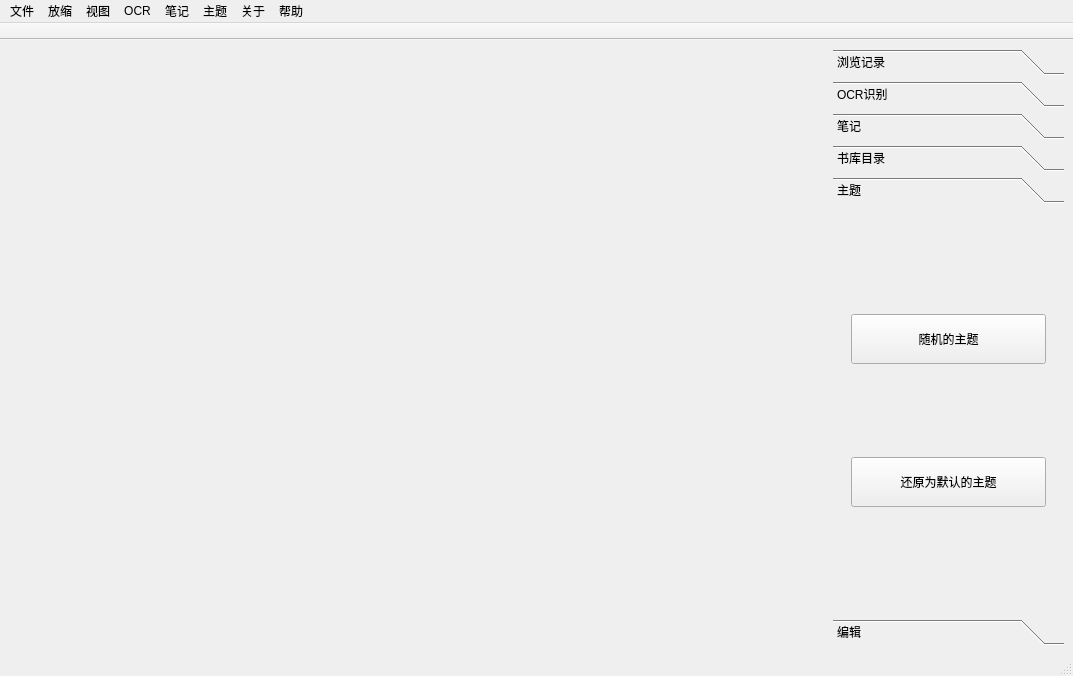
<?xml version="1.0" encoding="UTF-8"?>
<ui version="4.0">
 <class>MainWindow</class>
 <widget class="QMainWindow" name="MainWindow">
  <property name="geometry">
   <rect>
    <x>0</x>
    <y>0</y>
    <width>1073</width>
    <height>676</height>
   </rect>
  </property>
  <property name="focusPolicy">
   <enum>Qt::NoFocus</enum>
  </property>
  <property name="windowTitle">
   <string>MainWindow</string>
  </property>
  <widget class="QWidget" name="centralwidget">
   <layout class="QHBoxLayout" name="horizontalLayout">
    <item>
     <widget class="QWidget" name="pdf_view_frame" native="true">
      <layout class="QVBoxLayout" name="verticalLayout">
       <item>
        <widget class="CCPDF_View" name="pdf_view" native="true">
         <property name="minimumSize">
          <size>
           <width>800</width>
           <height>500</height>
          </size>
         </property>
        </widget>
       </item>
      </layout>
     </widget>
    </item>
    <item>
     <widget class="QToolBox" name="hyperWidget">
      <property name="minimumSize">
       <size>
        <width>100</width>
        <height>0</height>
       </size>
      </property>
      <property name="maximumSize">
       <size>
        <width>300</width>
        <height>16777215</height>
       </size>
      </property>
      <property name="currentIndex">
       <number>4</number>
      </property>
      <widget class="QWidget" name="historyPage">
       <property name="geometry">
        <rect>
         <x>0</x>
         <y>0</y>
         <width>231</width>
         <height>418</height>
        </rect>
       </property>
       <attribute name="icon">
        <iconset resource="icons.qrc">
         <normaloff>:/windowIcon/icon/history.ico</normaloff>:/windowIcon/icon/history.ico</iconset>
       </attribute>
       <attribute name="label">
        <string>浏览记录</string>
       </attribute>
       <layout class="QHBoxLayout" name="horizontalLayout_3">
        <item>
         <widget class="QWidget" name="widget_filehist" native="true">
          <layout class="QHBoxLayout" name="horizontalLayout_2">
           <item>
            <widget class="QTableWidget" name="tableWidget_filehist"/>
           </item>
          </layout>
         </widget>
        </item>
       </layout>
      </widget>
      <widget class="QWidget" name="OCRPage">
       <property name="geometry">
        <rect>
         <x>0</x>
         <y>0</y>
         <width>231</width>
         <height>418</height>
        </rect>
       </property>
       <attribute name="icon">
        <iconset resource="icons.qrc">
         <normaloff>:/toolbar_icon/pic/OCR_current.png</normaloff>:/toolbar_icon/pic/OCR_current.png</iconset>
       </attribute>
       <attribute name="label">
        <string>OCR识别</string>
       </attribute>
       <layout class="QVBoxLayout" name="verticalLayout_3">
        <item>
         <widget class="QPushButton" name="btn_configMission">
          <property name="minimumSize">
           <size>
            <width>200</width>
            <height>50</height>
           </size>
          </property>
          <property name="text">
           <string>打开OCR配置</string>
          </property>
          <property name="icon">
           <iconset resource="icons.qrc">
            <normaloff>:/toolbar_icon/pic/ocr_settings.png</normaloff>:/toolbar_icon/pic/ocr_settings.png</iconset>
          </property>
         </widget>
        </item>
        <item>
         <widget class="QPushButton" name="btn_startMissionDirect">
          <property name="enabled">
           <bool>true</bool>
          </property>
          <property name="minimumSize">
           <size>
            <width>200</width>
            <height>50</height>
           </size>
          </property>
          <property name="text">
           <string>开始OCR识别</string>
          </property>
          <property name="icon">
           <iconset resource="icons.qrc">
            <normaloff>:/toolbar_icon/pic/OCR_current.png</normaloff>:/toolbar_icon/pic/OCR_current.png</iconset>
          </property>
         </widget>
        </item>
        <item>
         <widget class="QPushButton" name="btn_clip">
          <property name="minimumSize">
           <size>
            <width>0</width>
            <height>50</height>
           </size>
          </property>
          <property name="text">
           <string>将识别内容复制到剪贴板中</string>
          </property>
          <property name="icon">
           <iconset resource="icons.qrc">
            <normaloff>:/toolbar_icon/pic/clipboard.png</normaloff>:/toolbar_icon/pic/clipboard.png</iconset>
          </property>
         </widget>
        </item>
        <item>
         <widget class="QPlainTextEdit" name="ocrResultTextEdit"/>
        </item>
       </layout>
      </widget>
      <widget class="QWidget" name="page">
       <property name="geometry">
        <rect>
         <x>0</x>
         <y>0</y>
         <width>231</width>
         <height>418</height>
        </rect>
       </property>
       <attribute name="icon">
        <iconset resource="icons.qrc">
         <normaloff>:/toolbar_icon/pic/notebookOpenAdd.png</normaloff>:/toolbar_icon/pic/notebookOpenAdd.png</iconset>
       </attribute>
       <attribute name="label">
        <string>笔记</string>
       </attribute>
       <layout class="QVBoxLayout" name="verticalLayout_5">
        <item>
         <widget class="QWidget" name="widget" native="true">
          <layout class="QGridLayout" name="gridLayout">
           <item row="1" column="1">
            <widget class="QPushButton" name="btn_bindNote">
             <property name="minimumSize">
              <size>
               <width>0</width>
               <height>50</height>
              </size>
             </property>
             <property name="text">
              <string>绑定本地笔记</string>
             </property>
             <property name="checkable">
              <bool>false</bool>
             </property>
            </widget>
           </item>
           <item row="2" column="1">
            <widget class="QPushButton" name="btn_switch">
             <property name="minimumSize">
              <size>
               <width>0</width>
               <height>50</height>
              </size>
             </property>
             <property name="text">
              <string>更换绑定的笔记</string>
             </property>
            </widget>
           </item>
           <item row="1" column="0">
            <widget class="QPushButton" name="btn_addOrOpenNotes">
             <property name="minimumSize">
              <size>
               <width>0</width>
               <height>50</height>
              </size>
             </property>
             <property name="text">
              <string>创建笔记</string>
             </property>
            </widget>
           </item>
           <item row="2" column="0">
            <widget class="QPushButton" name="btn_releaseNotes">
             <property name="minimumSize">
              <size>
               <width>0</width>
               <height>50</height>
              </size>
             </property>
             <property name="text">
              <string>解绑笔记</string>
             </property>
            </widget>
           </item>
           <item row="0" column="0" colspan="2">
            <widget class="QLineEdit" name="noteBookPathEdit">
             <property name="enabled">
              <bool>false</bool>
             </property>
            </widget>
           </item>
          </layout>
         </widget>
        </item>
        <item>
         <widget class="QWidget" name="widget_2" native="true">
          <layout class="QVBoxLayout" name="verticalLayout_4">
           <item>
            <widget class="QPushButton" name="btn_addNoteHandle">
             <property name="minimumSize">
              <size>
               <width>0</width>
               <height>50</height>
              </size>
             </property>
             <property name="text">
              <string>添加笔记工具</string>
             </property>
            </widget>
           </item>
           <item>
            <widget class="QPushButton" name="btn_checkHandle">
             <property name="minimumSize">
              <size>
               <width>0</width>
               <height>50</height>
              </size>
             </property>
             <property name="text">
              <string>查看当前的笔记工具配置</string>
             </property>
            </widget>
           </item>
           <item>
            <widget class="QPushButton" name="btn_removeBtnHandle">
             <property name="minimumSize">
              <size>
               <width>0</width>
               <height>50</height>
              </size>
             </property>
             <property name="text">
              <string>移除笔记工具</string>
             </property>
            </widget>
           </item>
          </layout>
         </widget>
        </item>
       </layout>
      </widget>
      <widget class="QWidget" name="bookModelPage">
       <property name="geometry">
        <rect>
         <x>0</x>
         <y>0</y>
         <width>231</width>
         <height>418</height>
        </rect>
       </property>
       <attribute name="icon">
        <iconset resource="icons.qrc">
         <normaloff>:/windowIcon/icon/booklib.ico</normaloff>:/windowIcon/icon/booklib.ico</iconset>
       </attribute>
       <attribute name="label">
        <string>书库目录</string>
       </attribute>
       <layout class="QHBoxLayout" name="horizontalLayout_4">
        <item>
         <widget class="QTreeView" name="treeView_library"/>
        </item>
       </layout>
      </widget>
      <widget class="QWidget" name="theme_page">
       <attribute name="icon">
        <iconset resource="icons.qrc">
         <normaloff>:/toolbar_icon/pic/styleSwitch.png</normaloff>:/toolbar_icon/pic/styleSwitch.png</iconset>
       </attribute>
       <attribute name="label">
        <string>主题</string>
       </attribute>
       <layout class="QVBoxLayout" name="verticalLayout_7">
        <item>
         <widget class="QWidget" name="theme_btns_widget" native="true">
          <layout class="QVBoxLayout" name="verticalLayout_6">
           <item>
            <widget class="QPushButton" name="btn_randStyle">
             <property name="minimumSize">
              <size>
               <width>0</width>
               <height>50</height>
              </size>
             </property>
             <property name="text">
              <string>随机的主题</string>
             </property>
             <property name="icon">
              <iconset resource="icons.qrc">
               <normaloff>:/toolbar_icon/pic/styleSwitch.png</normaloff>:/toolbar_icon/pic/styleSwitch.png</iconset>
             </property>
            </widget>
           </item>
           <item>
            <widget class="QPushButton" name="btn_setClearTheme">
             <property name="minimumSize">
              <size>
               <width>0</width>
               <height>50</height>
              </size>
             </property>
             <property name="text">
              <string>还原为默认的主题</string>
             </property>
             <property name="icon">
              <iconset resource="icons.qrc">
               <normaloff>:/toolbar_icon/pic/styleSwitch.png</normaloff>:/toolbar_icon/pic/styleSwitch.png</iconset>
             </property>
            </widget>
           </item>
          </layout>
         </widget>
        </item>
       </layout>
      </widget>
      <widget class="QWidget" name="EditPage">
       <property name="geometry">
        <rect>
         <x>0</x>
         <y>0</y>
         <width>231</width>
         <height>418</height>
        </rect>
       </property>
       <attribute name="icon">
        <iconset resource="icons.qrc">
         <normaloff>:/toolbar_icon/pic/editPDF.png</normaloff>:/toolbar_icon/pic/editPDF.png</iconset>
       </attribute>
       <attribute name="label">
        <string>编辑</string>
       </attribute>
       <layout class="QVBoxLayout" name="verticalLayout_2">
        <item>
         <widget class="QLabel" name="image_label">
          <property name="autoFillBackground">
           <bool>true</bool>
          </property>
          <property name="text">
           <string>没有打开的PDF</string>
          </property>
          <property name="scaledContents">
           <bool>true</bool>
          </property>
          <property name="alignment">
           <set>Qt::AlignCenter</set>
          </property>
         </widget>
        </item>
        <item>
         <widget class="QPushButton" name="btn_edit_current">
          <property name="minimumSize">
           <size>
            <width>200</width>
            <height>100</height>
           </size>
          </property>
          <property name="text">
           <string>编辑</string>
          </property>
         </widget>
        </item>
       </layout>
      </widget>
     </widget>
    </item>
   </layout>
  </widget>
  <widget class="QMenuBar" name="menubar">
   <property name="geometry">
    <rect>
     <x>0</x>
     <y>0</y>
     <width>1073</width>
     <height>21</height>
    </rect>
   </property>
   <widget class="QMenu" name="file_Menu">
    <property name="title">
     <string>文件</string>
    </property>
    <addaction name="action_loadPDF"/>
    <addaction name="action_setLibraryPath"/>
    <addaction name="separator"/>
    <addaction name="action_clearHistory"/>
   </widget>
   <widget class="QMenu" name="menu_2">
    <property name="title">
     <string>放缩</string>
    </property>
    <addaction name="action_zoomin"/>
    <addaction name="action_zoomout"/>
   </widget>
   <widget class="QMenu" name="menu_3">
    <property name="title">
     <string>视图</string>
    </property>
    <addaction name="action_show_or_hide_advamced"/>
    <addaction name="action_singlePage"/>
    <addaction name="action_multiPage"/>
   </widget>
   <widget class="QMenu" name="menuOCR">
    <property name="title">
     <string>OCR</string>
    </property>
    <addaction name="action_ocrsettingWindow"/>
    <addaction name="action_ocrCurPage"/>
   </widget>
   <widget class="QMenu" name="menu_4">
    <property name="title">
     <string>笔记</string>
    </property>
    <widget class="QMenu" name="menu_5">
     <property name="title">
      <string>创建笔记</string>
     </property>
     <property name="icon">
      <iconset resource="icons.qrc">
       <normaloff>:/toolbar_icon/pic/notebookOpenAdd.png</normaloff>:/toolbar_icon/pic/notebookOpenAdd.png</iconset>
     </property>
     <addaction name="action_createNewNote"/>
     <addaction name="action_bindNote"/>
    </widget>
    <addaction name="menu_5"/>
    <addaction name="action_openNote_2"/>
    <addaction name="action_switchNote"/>
    <addaction name="action_removeNote"/>
    <addaction name="separator"/>
    <addaction name="action_checkhandle"/>
    <addaction name="action_addHandleType"/>
    <addaction name="action_removeHandleType"/>
   </widget>
   <widget class="QMenu" name="theme_menu">
    <property name="title">
     <string>主题</string>
    </property>
    <addaction name="action_defaultStyle"/>
    <addaction name="action_randStyle"/>
   </widget>
   <widget class="QMenu" name="menu_6">
    <property name="title">
     <string>关于</string>
    </property>
    <addaction name="action_viewAbout"/>
   </widget>
   <widget class="QMenu" name="menu_7">
    <property name="title">
     <string>帮助</string>
    </property>
    <addaction name="action_viewhelp"/>
   </widget>
   <addaction name="file_Menu"/>
   <addaction name="menu_2"/>
   <addaction name="menu_3"/>
   <addaction name="menuOCR"/>
   <addaction name="menu_4"/>
   <addaction name="theme_menu"/>
   <addaction name="menu_6"/>
   <addaction name="menu_7"/>
  </widget>
  <widget class="QStatusBar" name="statusbar"/>
  <widget class="QToolBar" name="toolBar">
   <property name="windowTitle">
    <string>toolBar</string>
   </property>
   <property name="movable">
    <bool>false</bool>
   </property>
   <property name="iconSize">
    <size>
     <width>32</width>
     <height>32</height>
    </size>
   </property>
   <property name="floatable">
    <bool>false</bool>
   </property>
   <attribute name="toolBarArea">
    <enum>TopToolBarArea</enum>
   </attribute>
   <attribute name="toolBarBreak">
    <bool>false</bool>
   </attribute>
  </widget>
  <action name="action_loadPDF">
   <property name="icon">
    <iconset resource="icons.qrc">
     <normaloff>:/windowIcon/icon/pdf.ico</normaloff>:/windowIcon/icon/pdf.ico</iconset>
   </property>
   <property name="text">
    <string>加载PDF</string>
   </property>
  </action>
  <action name="action_switchPDF">
   <property name="text">
    <string>_switchPDF</string>
   </property>
  </action>
  <action name="action_zoomin">
   <property name="icon">
    <iconset resource="icons.qrc">
     <normaloff>:/toolbar_icon/pic/zoomIn.png</normaloff>:/toolbar_icon/pic/zoomIn.png</iconset>
   </property>
   <property name="text">
    <string>放大</string>
   </property>
  </action>
  <action name="action_zoomout">
   <property name="icon">
    <iconset resource="icons.qrc">
     <normaloff>:/toolbar_icon/pic/zoomOut.png</normaloff>:/toolbar_icon/pic/zoomOut.png</iconset>
   </property>
   <property name="text">
    <string>缩小</string>
   </property>
  </action>
  <action name="action_show_or_hide_advamced">
   <property name="icon">
    <iconset resource="icons.qrc">
     <normaloff>:/toolbar_icon/pic/viewHyper.png</normaloff>:/toolbar_icon/pic/viewHyper.png</iconset>
   </property>
   <property name="text">
    <string>显示高级视图</string>
   </property>
  </action>
  <action name="action_clearHistory">
   <property name="icon">
    <iconset resource="icons.qrc">
     <normaloff>:/windowIcon/icon/history.ico</normaloff>:/windowIcon/icon/history.ico</iconset>
   </property>
   <property name="text">
    <string>清空历史记录</string>
   </property>
  </action>
  <action name="action_setLibraryPath">
   <property name="icon">
    <iconset resource="icons.qrc">
     <normaloff>:/windowIcon/icon/booklib.ico</normaloff>:/windowIcon/icon/booklib.ico</iconset>
   </property>
   <property name="text">
    <string>设置书库目录</string>
   </property>
  </action>
  <action name="action_ocrsettingWindow">
   <property name="icon">
    <iconset resource="icons.qrc">
     <normaloff>:/toolbar_icon/pic/ocr_settings.png</normaloff>:/toolbar_icon/pic/ocr_settings.png</iconset>
   </property>
   <property name="text">
    <string>打开OCR设置窗口</string>
   </property>
  </action>
  <action name="action_ocrCurPage">
   <property name="icon">
    <iconset resource="icons.qrc">
     <normaloff>:/toolbar_icon/pic/OCR_current.png</normaloff>:/toolbar_icon/pic/OCR_current.png</iconset>
   </property>
   <property name="text">
    <string>对当前页进行文字识别</string>
   </property>
  </action>
  <action name="action_openNote_2">
   <property name="icon">
    <iconset resource="icons.qrc">
     <normaloff>:/toolbar_icon/pic/notebookOpenAdd.png</normaloff>:/toolbar_icon/pic/notebookOpenAdd.png</iconset>
   </property>
   <property name="text">
    <string>打开笔记</string>
   </property>
  </action>
  <action name="action_switchNote">
   <property name="icon">
    <iconset resource="icons.qrc">
     <normaloff>:/toolbar_icon/pic/switchNoteBook.png</normaloff>:/toolbar_icon/pic/switchNoteBook.png</iconset>
   </property>
   <property name="text">
    <string>切换笔记</string>
   </property>
  </action>
  <action name="action_removeNote">
   <property name="icon">
    <iconset resource="icons.qrc">
     <normaloff>:/toolbar_icon/pic/editTargetHandleShowRemove.png</normaloff>:/toolbar_icon/pic/editTargetHandleShowRemove.png</iconset>
   </property>
   <property name="text">
    <string>移除笔记</string>
   </property>
  </action>
  <action name="action_addHandleType">
   <property name="icon">
    <iconset resource="icons.qrc">
     <normaloff>:/toolbar_icon/pic/editTargetHandleAdd.png</normaloff>:/toolbar_icon/pic/editTargetHandleAdd.png</iconset>
   </property>
   <property name="text">
    <string>添加笔记工具</string>
   </property>
  </action>
  <action name="action_removeHandleType">
   <property name="icon">
    <iconset resource="icons.qrc">
     <normaloff>:/toolbar_icon/pic/editTargetHandleShowRemove.png</normaloff>:/toolbar_icon/pic/editTargetHandleShowRemove.png</iconset>
   </property>
   <property name="text">
    <string>移除笔记工具</string>
   </property>
  </action>
  <action name="action_createNewNote">
   <property name="icon">
    <iconset resource="icons.qrc">
     <normaloff>:/toolbar_icon/pic/editTargetHandleAdd.png</normaloff>:/toolbar_icon/pic/editTargetHandleAdd.png</iconset>
   </property>
   <property name="text">
    <string>创建新笔记</string>
   </property>
  </action>
  <action name="action_bindNote">
   <property name="icon">
    <iconset resource="icons.qrc">
     <normaloff>:/toolbar_icon/pic/editTargetHandleAdd.png</normaloff>:/toolbar_icon/pic/editTargetHandleAdd.png</iconset>
   </property>
   <property name="text">
    <string>绑定本地笔记</string>
   </property>
  </action>
  <action name="action_checkhandle">
   <property name="icon">
    <iconset resource="icons.qrc">
     <normaloff>:/toolbar_icon/pic/editTargetHandleShow.png</normaloff>:/toolbar_icon/pic/editTargetHandleShow.png</iconset>
   </property>
   <property name="text">
    <string>查看当前的笔记工具配置</string>
   </property>
  </action>
  <action name="action_viewAbout">
   <property name="icon">
    <iconset resource="icons.qrc">
     <normaloff>:/toolbar_icon/pic/btn_about.png</normaloff>:/toolbar_icon/pic/btn_about.png</iconset>
   </property>
   <property name="text">
    <string>关于</string>
   </property>
  </action>
  <action name="action_viewhelp">
   <property name="icon">
    <iconset resource="icons.qrc">
     <normaloff>:/toolbar_icon/pic/help.png</normaloff>:/toolbar_icon/pic/help.png</iconset>
   </property>
   <property name="text">
    <string>查看帮助</string>
   </property>
  </action>
  <action name="action_defaultStyle">
   <property name="icon">
    <iconset resource="icons.qrc">
     <normaloff>:/toolbar_icon/pic/styleSwitch.png</normaloff>:/toolbar_icon/pic/styleSwitch.png</iconset>
   </property>
   <property name="text">
    <string>恢复为默认主题</string>
   </property>
  </action>
  <action name="action_randStyle">
   <property name="icon">
    <iconset resource="icons.qrc">
     <normaloff>:/toolbar_icon/pic/styleSwitch.png</normaloff>:/toolbar_icon/pic/styleSwitch.png</iconset>
   </property>
   <property name="text">
    <string>随机主题</string>
   </property>
  </action>
  <action name="action_singlePage">
   <property name="icon">
    <iconset resource="icons.qrc">
     <normaloff>:/toolbar_icon/pic/singlePage.png</normaloff>:/toolbar_icon/pic/singlePage.png</iconset>
   </property>
   <property name="text">
    <string>单页模式</string>
   </property>
  </action>
  <action name="action_multiPage">
   <property name="icon">
    <iconset resource="icons.qrc">
     <normaloff>:/toolbar_icon/pic/multiPage.png</normaloff>:/toolbar_icon/pic/multiPage.png</iconset>
   </property>
   <property name="text">
    <string>多页连续模式</string>
   </property>
   <property name="iconText">
    <string>多页连续模式</string>
   </property>
  </action>
 </widget>
 <customwidgets>
  <customwidget>
   <class>CCPDF_View</class>
   <extends>QWidget</extends>
   <header location="global">ccpdf_view.h</header>
   <container>1</container>
  </customwidget>
 </customwidgets>
 <resources>
  <include location="icons.qrc"/>
 </resources>
 <connections/>
</ui>
